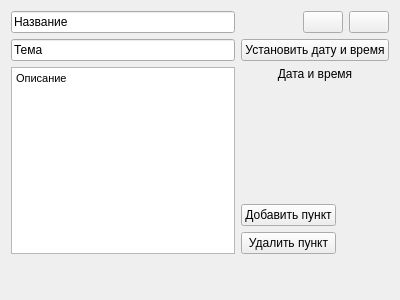
<?xml version="1.0" encoding="UTF-8"?>
<ui version="4.0">
 <class>EditTaskForm</class>
 <widget class="QWidget" name="EditTaskForm">
  <property name="geometry">
   <rect>
    <x>0</x>
    <y>0</y>
    <width>400</width>
    <height>300</height>
   </rect>
  </property>
  <property name="windowTitle">
   <string>Редактирование задачи</string>
  </property>
  <layout class="QGridLayout" name="gridLayout_2">
   <item row="0" column="3">
    <widget class="QPushButton" name="pb_close">
     <property name="text">
      <string/>
     </property>
    </widget>
   </item>
   <item row="1" column="1" colspan="3">
    <widget class="QPushButton" name="pb_set_date_time">
     <property name="text">
      <string>Установить дату и время</string>
     </property>
    </widget>
   </item>
   <item row="0" column="1">
    <spacer name="horizontalSpacer">
     <property name="orientation">
      <enum>Qt::Horizontal</enum>
     </property>
     <property name="sizeHint" stdset="0">
      <size>
       <width>40</width>
       <height>20</height>
      </size>
     </property>
    </spacer>
   </item>
   <item row="0" column="2">
    <widget class="QPushButton" name="pb_save">
     <property name="text">
      <string/>
     </property>
    </widget>
   </item>
   <item row="5" column="0">
    <spacer name="verticalSpacer">
     <property name="orientation">
      <enum>Qt::Vertical</enum>
     </property>
     <property name="sizeHint" stdset="0">
      <size>
       <width>20</width>
       <height>40</height>
      </size>
     </property>
    </spacer>
   </item>
   <item row="4" column="0">
    <layout class="QVBoxLayout" name="vl_paragraphs"/>
   </item>
   <item row="3" column="1" colspan="3">
    <layout class="QGridLayout" name="gl_add_del_paragraph">
     <item row="1" column="0">
      <spacer name="verticalSpacer_2">
       <property name="orientation">
        <enum>Qt::Vertical</enum>
       </property>
       <property name="sizeHint" stdset="0">
        <size>
         <width>20</width>
         <height>40</height>
        </size>
       </property>
      </spacer>
     </item>
     <item row="2" column="0">
      <widget class="QPushButton" name="pb_add_par">
       <property name="text">
        <string>Добавить пункт</string>
       </property>
      </widget>
     </item>
     <item row="3" column="0">
      <widget class="QPushButton" name="pb_del_par">
       <property name="text">
        <string>Удалить пункт</string>
       </property>
      </widget>
     </item>
     <item row="3" column="1">
      <spacer name="horizontalSpacer_2">
       <property name="orientation">
        <enum>Qt::Horizontal</enum>
       </property>
       <property name="sizeHint" stdset="0">
        <size>
         <width>40</width>
         <height>20</height>
        </size>
       </property>
      </spacer>
     </item>
    </layout>
   </item>
   <item row="0" column="0">
    <widget class="QLineEdit" name="le_title">
     <property name="text">
      <string>Название</string>
     </property>
    </widget>
   </item>
   <item row="1" column="0">
    <widget class="QLineEdit" name="le_topic">
     <property name="text">
      <string>Тема</string>
     </property>
    </widget>
   </item>
   <item row="2" column="0" rowspan="2">
    <widget class="QTextEdit" name="le_description">
     <property name="html">
      <string>&lt;!DOCTYPE HTML PUBLIC &quot;-//W3C//DTD HTML 4.0//EN&quot; &quot;http://www.w3.org/TR/REC-html40/strict.dtd&quot;&gt;
&lt;html&gt;&lt;head&gt;&lt;meta name=&quot;qrichtext&quot; content=&quot;1&quot; /&gt;&lt;style type=&quot;text/css&quot;&gt;
p, li { white-space: pre-wrap; }
&lt;/style&gt;&lt;/head&gt;&lt;body style=&quot; font-family:'MS Shell Dlg 2'; font-size:8.25pt; font-weight:400; font-style:normal;&quot;&gt;
&lt;p style=&quot; margin-top:0px; margin-bottom:0px; margin-left:0px; margin-right:0px; -qt-block-indent:0; text-indent:0px;&quot;&gt;Описание&lt;/p&gt;&lt;/body&gt;&lt;/html&gt;</string>
     </property>
    </widget>
   </item>
   <item row="2" column="1" colspan="3">
    <widget class="QLabel" name="lbl_set_date_time">
     <property name="text">
      <string>Дата и время</string>
     </property>
     <property name="alignment">
      <set>Qt::AlignCenter</set>
     </property>
    </widget>
   </item>
  </layout>
 </widget>
 <resources/>
 <connections/>
</ui>
